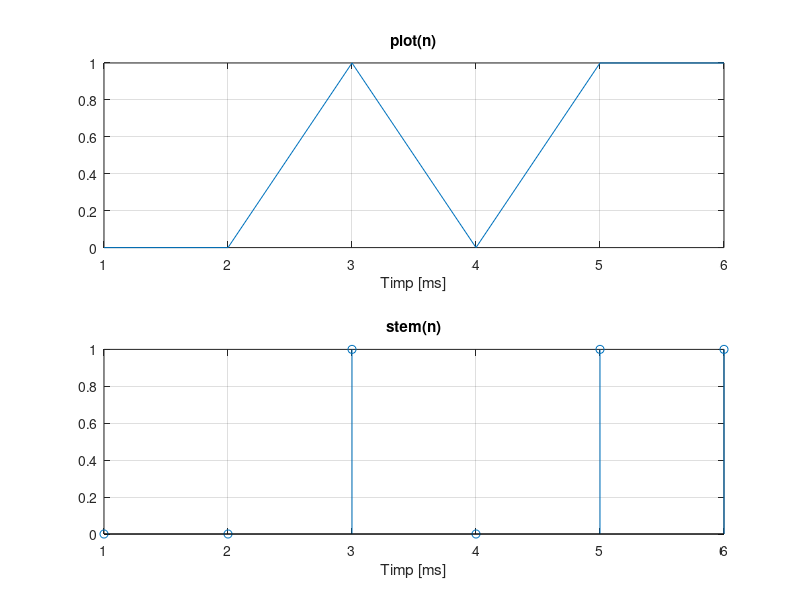

Write the MATLAB code that produced this figure.
% se definesc N ca numarul de esantioane dat de perioada de bit inmultit cu
% frecventa de esantionare; N = 0.5 ms * 12 kHz
N = 0.5 * 12;

% se creeaza un vector de size(n) cu valori random binare
n = randi([0 1],1,N);

% a. se afiseaza semnalul continuu in timp absolut
subplot(2,1,1),plot(n),title('plot(n)'),xlabel('Timp [ms]'),grid

% b. se afiseaza semnalul discret in functie de n
subplot(2,1,2),stem(n),title('stem(n)'),xlabel('Timp [ms]'),grid